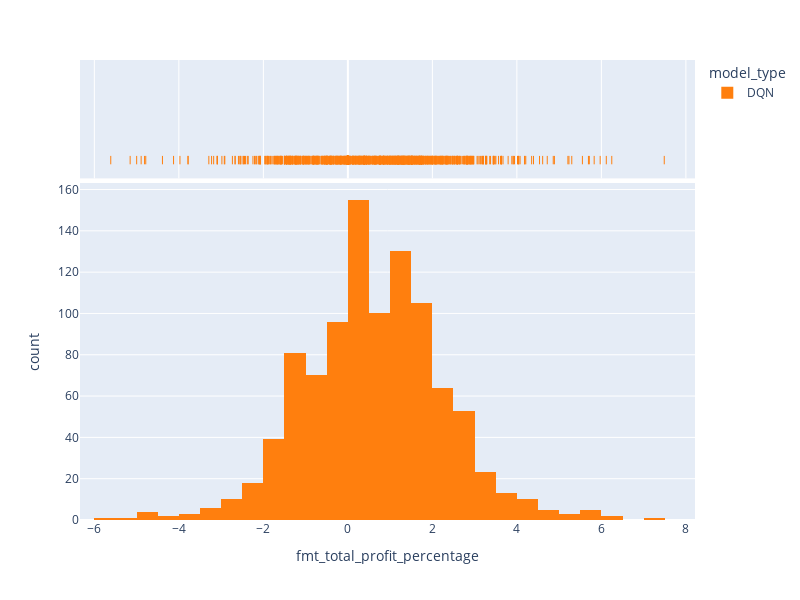

Notebook source saved alongside this figure:
### Code cell
fig = px.histogram(df_trader_results, x="fmt_total_profit_percentage", color="model_type", color_discrete_sequence=[ "#FF7F0E", "#00CC96", "#10aded", "#8A56EF"],  width=800, height=600, marginal="rug", # can be `box`, `violin`
                         hover_data=['total_reward_cash','fmt_total_profit_percentage', 'num_of_trades', 'sim_id'])
fig.show()

### Figure 1 — Plotly figure (JSON) as saved in the notebook; plotly's stock layout.template omitted (floating-point values rounded to 4 significant figures; data arrays with more than 128 entries replaced by an {"elided": "..."} marker saying what was removed)
{"data": [{"alignmentgroup": "True", "bingroup": "x", "hovertemplate": "model_type=DQN<br>fmt_total_profit_percentage=%{x}<br>count=%{y}<extra></extra>", "legendgroup": "DQN", "marker": {"color": "#FF7F0E", "pattern": {"shape": ""}}, "name": "DQN", "offsetgroup": "DQN", "orientation": "v", "showlegend": true, "type": "histogram", "x": {"elided": "1000 float values"}, "xaxis": "x", "yaxis": "y"}, {"alignmentgroup": "True", "boxpoints": "all", "customdata": {"elided": "1000x3 float values"}, "fillcolor": "rgba(255,255,255,0)", "hoveron": "points", "hovertemplate": "model_type=DQN<br>fmt_total_profit_percentage=%{x}<br>total_reward_cash=%{customdata[0]}<br>num_of_trades=%{customdata[1]}<br>sim_id=%{customdata[2]}<extra></extra>", "jitter": 0, "legendgroup": "DQN", "line": {"color": "rgba(255,255,255,0)"}, "marker": {"color": "#FF7F0E", "symbol": "line-ns-open"}, "name": "DQN", "offsetgroup": "DQN", "showlegend": false, "type": "box", "x": {"elided": "1000 float values"}, "xaxis": "x2", "yaxis": "y2"}], "layout": {"barmode": "relative", "height": 600, "legend": {"title": {"text": "model_type"}, "tracegroupgap": 0}, "margin": {"t": 60}, "width": 800, "xaxis": {"anchor": "y", "domain": [0, 1], "title": {"text": "fmt_total_profit_percentage"}}, "xaxis2": {"anchor": "y2", "domain": [0, 1], "matches": "x", "showgrid": true, "showticklabels": false}, "yaxis": {"anchor": "x", "domain": [0, 0.7326], "title": {"text": "count"}}, "yaxis2": {"anchor": "x2", "domain": [0.7426, 1], "matches": "y2", "showgrid": false, "showline": false, "showticklabels": false, "ticks": ""}}}
